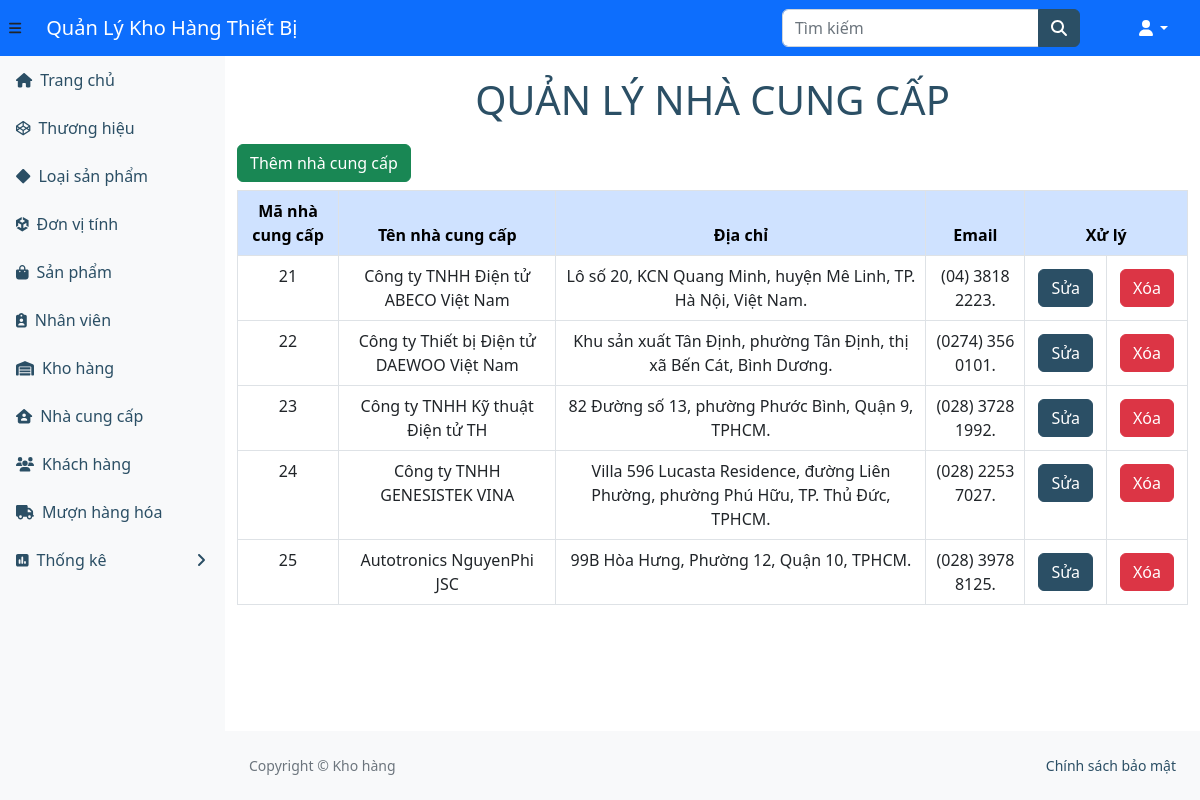
Screenshot of /ql-kho/nhacungcap.php (signed in) with the database file from the repository.
### tables this page shows
CREATE TABLE `nhacungcap` (
  `manhacungcap` int(11) NOT NULL,
  `tennhacungcap` varchar(255) DEFAULT NULL,
  `diachi` varchar(255) DEFAULT NULL,
  `email` varchar(255) DEFAULT NULL
);

### ql-kho/nhacungcap.php (the view)
<?php
    include_once("header.php");
?>
<body>
    <h1 class="tieudeform">QUẢN LÝ NHÀ CUNG CẤP</h1>
    <a class='btn btn-success mb-2' href='themnhacungcap.php'>Thêm nhà cung cấp</a>
    <table class = "table table-hover ">
        <thead class="table-primary">
            <tr>
            <th>Mã nhà cung cấp </th>
            <th>Tên nhà cung cấp</th>
            <th>Địa chỉ</th>
            <th>Email</th>
            <th colspan="2">Xử lý</th>
        </tr>
        </thead>
        <?php
        $sql = "SELECT * FROM nhacungcap ORDER BY manhacungcap ASC";
        $kq = $conn->query($sql) or die("Không thể xem sản phẩm");
        while ($row = mysqli_fetch_array($kq)) {
            echo ("<tr>");
            $manhacungcap = $row["manhacungcap"];
            echo ("<td>" . $row["manhacungcap"] . "</td>");
            echo ("<td>" . $row["tennhacungcap"] . "</td>");
            echo ("<td>" . $row["diachi"] . "</td>");
            echo ("<td>" . $row["email"] . "</td>");
            echo ("<td><a class='btn btn-primary' href='suanhacungcap.php?mm=$manhacungcap'>Sửa</a></td>");
            echo ("<td><a class='btn btn-danger' href='xoanhacungcap.php?mm=$manhacungcap'>Xóa</a></td>");
            echo ("</tr>");
        }
        ?>
    </table><br>
    <?php
    include("footer.php");
?>
</body>
</html>

### ql-kho/header.php (style rules this page uses)
h1.tieudeform { text-align: center; text-transform: uppercase; color: #2b4f65; margin: 20px; }
td, th { text-align: center; border: 1px solid #dee2e6; padding: 8px; }

### rows the page displays
nhacungcap: manhacungcap "21", tennhacungcap "Công ty TNHH Điện tử ABECO Việt Nam", diachi "Lô số 20, KCN Quang Minh, huyện Mê Linh, TP. Hà Nội, Việt Nam.", email "(04) 3818 2223."
nhacungcap: manhacungcap "22", tennhacungcap "Công ty Thiết bị Điện tử DAEWOO Việt Nam", diachi "Khu sản xuất Tân Định, phường Tân Định, thị xã Bến Cát, Bình Dương.", email "(0274) 356 0101."
nhacungcap: manhacungcap "23", tennhacungcap "Công ty TNHH Kỹ thuật Điện tử TH", diachi "82 Đường số 13, phường Phước Bình, Quận 9, TPHCM.", email "(028) 3728 1992."
nhacungcap: manhacungcap "24", tennhacungcap "Công ty TNHH GENESISTEK VINA", diachi "Villa 596 Lucasta Residence, đường Liên Phường, phường Phú Hữu, TP. Thủ Đức, TPHCM.", email "(028) 2253 7027."
nhacungcap: manhacungcap "25", tennhacungcap "Autotronics NguyenPhi JSC", diachi "99B Hòa Hưng, Phường 12, Quận 10, TPHCM.", email "(028) 3978 8125."
